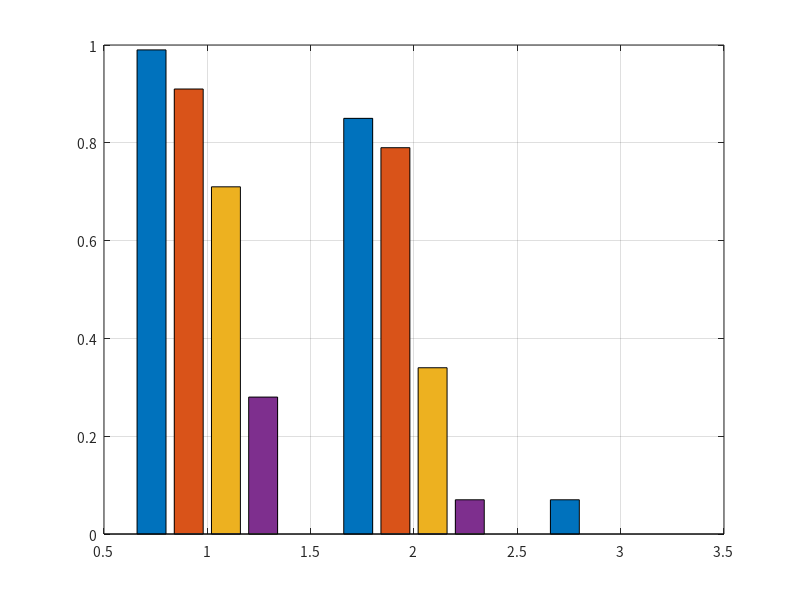

Recreate this plot in MATLAB. (Note: this script raises an error after producing the figure.)
function C6_latent_ablation()
% C6 运行时因果主图:测试时消融 policy-facing 负载 latent(同一 Model 权重)。
% Panel A/B: env mean(对所有 env 直接平均,与 notebook 文本口径一致);Panel C: bin heatmap。
% Panel A: none vs shuffle vs zero_all(22°/24°)——最强最干净的运行时因果证据。
% Panel B: latent scaling ×{0.5,0.8,1.0,1.5,2.0} 末态直立率(22°/24°);稳健于中等缩放、大错配才退化。
% Panel C: fixed load-latent(注:fixed 模式同时把 CoM latent 置零)× 真实负载箱 热图(@24°)——展示"对应关系"。
% 三张独立图(A/B/C)。不自动保存。

here = fileparts(mfilename('fullpath'));
ED = fullfile(here, '..', '..', '..', 'logs', 'wheelfoot_flat', 'WF_TRON1A', 'exported');
edges = [2 8 14 20 26 30.1]; ctr = (edges(1:end-1)+edges(2:end))/2;
P = @(pat) latest(ED, pat);   % 取最新匹配文件
set(groot, 'defaultAxesFontName', 'Noto Sans CJK SC', 'defaultTextFontName', 'Noto Sans CJK SC');

% ---- 图 A: none / shuffle / zero_all ----
figure('Color','w','Position',[60 90 520 440],'Name','C6A 运行时因果消融'); hold on; grid on; box on;
condlab = {'none','shuffle','zero\_all'}; slA=[20 22 24 26];
% 抗倾覆成功率(已固化为确定数值,可手动修改;行=条件 none/shuffle/zero_all,列=坡度 20/22/24/26)
A = [0.99 0.91 0.71 0.28;    % none      原始(未消融)
     0.85 0.79 0.34 0.07;    % shuffle   latent 跨 env 错配
     0.07 0.00 0.00 0.00];   % zero_all  latent 置零
% 如需从 play 数据重新计算,取消下面注释(并删去上面的 A=...):
% A=nan(3,numel(slA));
% for si=1:numel(slA); s=slA(si);
%     A(1,si)=surv(P(sprintf('*qs1_resid1*walk_vx0.5*_load2-30_flat_slope%d.mat',s)), edges, false, '_corr');
%     A(2,si)=surv(P(sprintf('*qs1_resid1*_slope%d_corrlatentshuffle0.mat',s)), edges, false, '');
%     A(3,si)=surv(P(sprintf('*qs1_resid1*_slope%d_corrbothzero_all0.mat',s)), edges, false, '');
% end
b=bar(A); cmap=parula(numel(slA)); for k=1:numel(b); b(k).FaceColor=cmap(k,:); end
set(gca,'XTick',1:3,'XTickLabel',condlab); ylabel('抗倾覆成功率'); ylim([0 1]);
legend(arrayfun(@(x)sprintf('%d\\circ',x),slA,'uni',0),'Location','northeast');
title('运行时负载 latent 消融对抗倾覆成功率的影响','FontWeight','bold');

% ---- 图 B: dose-response (scale) ----
figure('Color','w','Position',[110 90 520 440],'Name','C6B latent 剂量-反应'); hold on; grid on; box on;
xs=[0.5 0.8 1.0 1.5 2.0]; slopes=[22 24]; col={[0 0.45 0.74],[0.85 0.33 0.10]}; h=gobjects(1,2);
for si=1:2; s=slopes(si); y=nan(1,5);
    for k=1:5
        if abs(xs(k)-1.0)<1e-9
            y(k)=surv(P(sprintf('*qs1_resid1*walk_vx0.5*_load2-30_flat_slope%d.mat',s)), edges, false, '_corr');
        else
            ks=strrep(sprintf('%g',xs(k)),'.0','');
            y(k)=surv(P(sprintf('*qs1_resid1*_slope%d_corrbothscale%s.mat',s,ks)), edges, false, '');
        end
    end
    h(si)=plot(xs,y,'-o','Color',col{si},'LineWidth',2,'MarkerFaceColor',col{si});
end
xline(1.0,'k--','HandleVisibility','off'); xlabel('Estimate scale (\times true latent)'); ylabel('抗倾覆成功率'); ylim([0 1]);
legend(h,{'22\circ','24\circ'},'Location','southwest'); title('缩放负载估计量级对抗倾覆成功率的影响','FontWeight','bold');

% ---- 图 C: fixed × true-load heatmap @24° ----
figure('Color','w','Position',[160 90 560 440],'Name','C6C fixed×true 热图');
fixv=[5 15 25]; C=nan(numel(fixv),numel(ctr));
for r=1:numel(fixv)
    f=P(sprintf('*qs1_resid1*_slope24_corrbothfixed%d.mat',fixv(r)));
    if ~isempty(f); C(r,:)=survbin(load(f), edges); end
end
imagesc(C,[0 1]); colormap(gca,parula); colorbar; set(gca,'YDir','normal');
set(gca,'XTick',1:numel(ctr),'XTickLabel',compose('%g',round(ctr)),'YTick',1:numel(fixv),'YTickLabel',compose('%g',fixv));
xlabel('True load [kg]'); ylabel('Fed fixed load-latent [kg] (CoM=0)');
for r=1:numel(fixv); for c=1:numel(ctr)
    if ~isnan(C(r,c)); text(c,r,sprintf('%.2f',C(r,c)),'HorizontalAlignment','center','FontSize',8,'Color',(C(r,c)<0.5)*[1 1 1]); end
end; end
title('24° 坡度下固定负载估计与真实负载匹配程度对抗倾覆成功率的影响','FontWeight','bold');
end

% ===== helpers =====
function f = latest(ED, pat)
d=dir(fullfile(ED,pat)); f='';
if isempty(d); return; end
[~,ix]=max([d.datenum]); f=fullfile(d(ix).folder,d(ix).name);
end
function s = surv(f, edges, ~, excl)
% Panel A/B 用 env mean(对所有 env 直接平均,和 notebook 文本口径一致)
s=nan; if isempty(f); return; end
if ~isempty(excl) && contains(f, excl); return; end
s = survmean(load(f));
end
function s = survmean(S)
pit=orient(S.base_pitch_all)*180/pi; roll=orient(S.base_roll_all)*180/pi; ref=orient(S.payload_mass_ref_all);
dt=0.02; if isfield(S,'dt')&&~isempty(S.dt); dt=double(S.dt(1)); end
[T,N]=size(pit); t=(0:T-1)'*dt; last=t>(t(end)-5.0); up=(abs(pit)<25)&(abs(roll)<25);
sv=nan(1,N);
for j=1:N
    on=ref(:,j)>0.3; if ~any(on); continue; end
    sv(j)=double(mean(up(last,j),'omitnan')>=0.8);
end
s=mean(sv,'omitnan');
end
function b = survbin(S, edges)
pit=orient(S.base_pitch_all)*180/pi; roll=orient(S.base_roll_all)*180/pi; ref=orient(S.payload_mass_ref_all);
dt=0.02; if isfield(S,'dt')&&~isempty(S.dt); dt=double(S.dt(1)); end
[T,N]=size(pit); t=(0:T-1)'*dt; last=t>(t(end)-5.0); up=(abs(pit)<25)&(abs(roll)<25);
ld=nan(1,N); sv=nan(1,N);
for j=1:N
    on=ref(:,j)>0.3; if ~any(on); continue; end
    ld(j)=median(ref(on,j),'omitnan'); sv(j)=double(mean(up(last,j),'omitnan')>=0.8);
end
b=nan(1,numel(edges)-1);
for i=1:numel(edges)-1; m=ld>=edges(i)&ld<edges(i+1); if any(m); b(i)=mean(sv(m),'omitnan'); end; end
end
function A = orient(A); A = double(A); if size(A,1)<size(A,2); A=A.'; end; end
